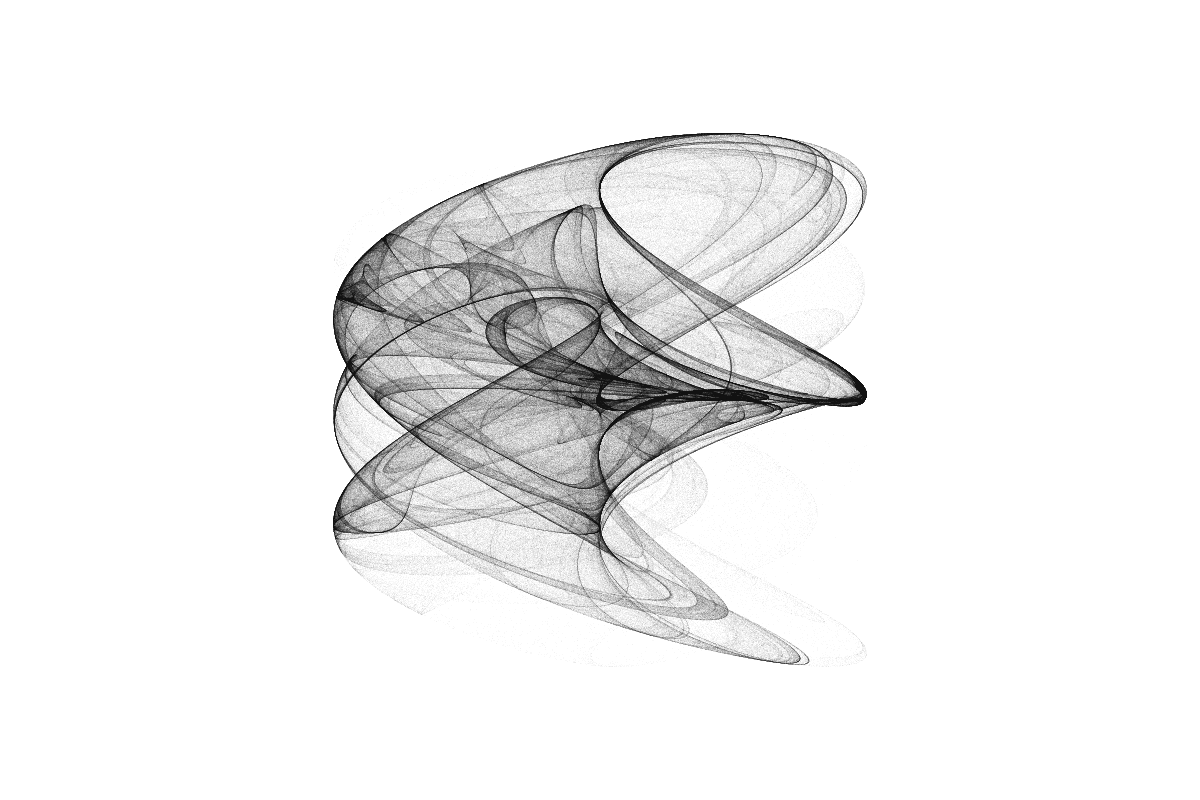
Frame 1 (no input)
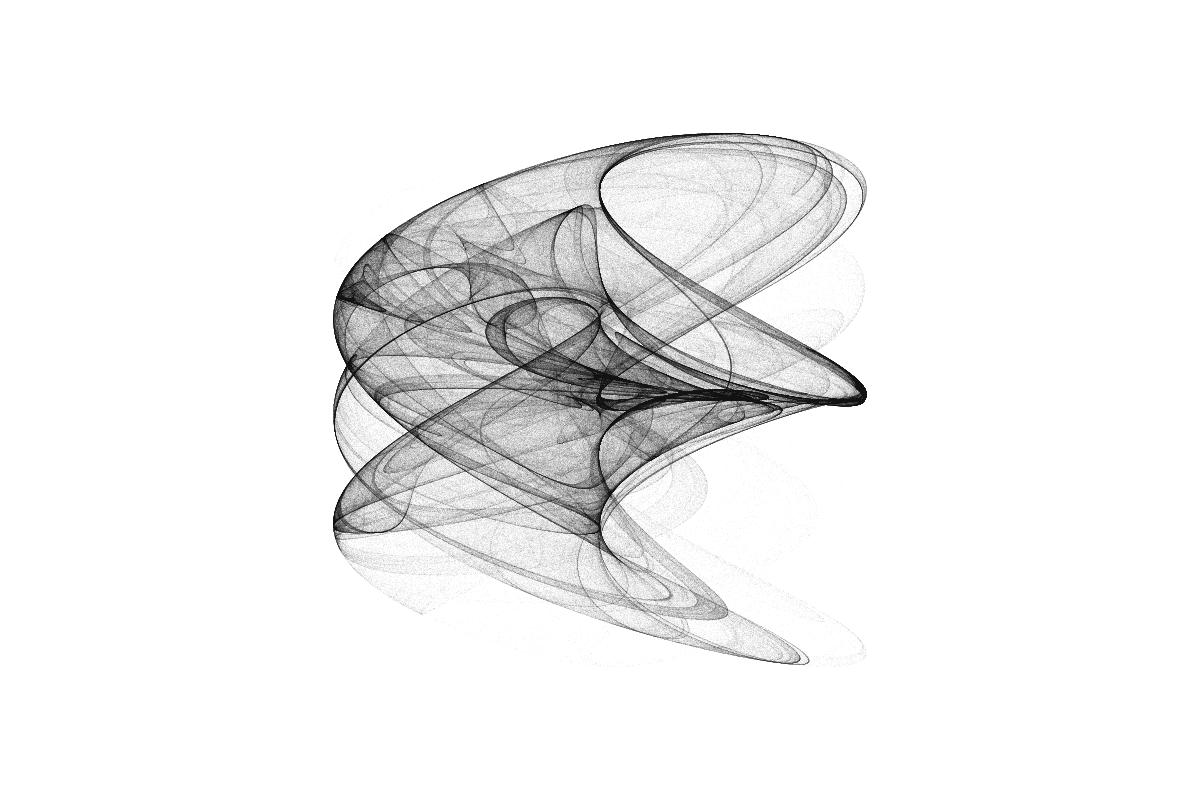
Frame 2 (the mouse pressed at the canvas centre, redrawn once)

The Processing sketch that drew these frames (run headless with seeded random() and noise(); the mouse was pressed at the canvas centre and the sketch redrawn once):

// Processing sketch: sketch_210729b
// ── sketch_210729b.pde
int pointCount = 3000000;
float x, y = 1;
float xn, yn;

float a=5.752166;
float b=1.7066066;
float c=0.98712677;
float d=3.3695467;

//5.4263773
//1.7525446
//0.66966486
//3.0687423

//5.752166
//1.7066066
//0.98712677
//3.3695467

//1.024095
//5.1200485
//0.37292677
//5.943328

//3.1680005
//5.2232447
//0.9110237
//1.7412953

float [][]pointAry = new float[2][10000000];


void setup(){
  size(1200,800);
  smooth();
  println(a);
  println(b);
  println(c);
  println(d);
}

void draw(){
  background(255);
  for (int i = 0; i <= pointCount; i++){
    xn = sin(a*y)-cos(b*x);
    yn = sin(c*x)-cos(d*y);
    x=xn;
    y=yn;
    pointAry[0][i]=x*width/9;
    pointAry[1][i]=y*height/6;
  }

  translate(width/2,height/2);
  for(int i=0;i<pointCount;i++){
    stroke(0,10);
    point(pointAry[0][i],pointAry[1][i]);
  }
  
  noLoop();

save("dejong_210729b.png");

}
